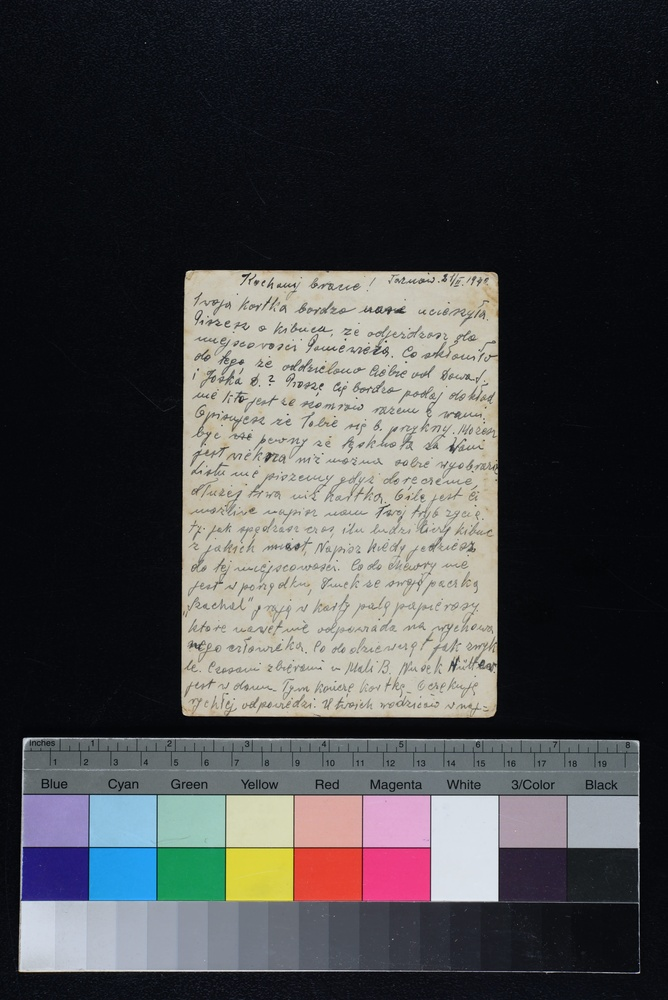
#> input picture images/00006.JPG, 668 x 1000 px, shrunk from 4016 x 6016 before the run; its folder holds only this picture in this run
$ python cl.py
#> lines starting #> are read from the running program, lines starting #| are printed output that depends on the picture; after the words box and inside, x2 and y2 are one past the last pixel; in counts of white or black regions, pixels touching at a corner belong together
import os
from PIL import Image
import numpy as np

def process_image(file_path):
#> called with file_path = 'images/00006.JPG'
    try:
        # Open the image
        img = Image.open(file_path)
#> img is the input picture: PIL image 668x1000 RGB; mean R, G, B 71.2, 71.3, 72.4

        # Convert to grayscale
        img_gray = img.convert('L')
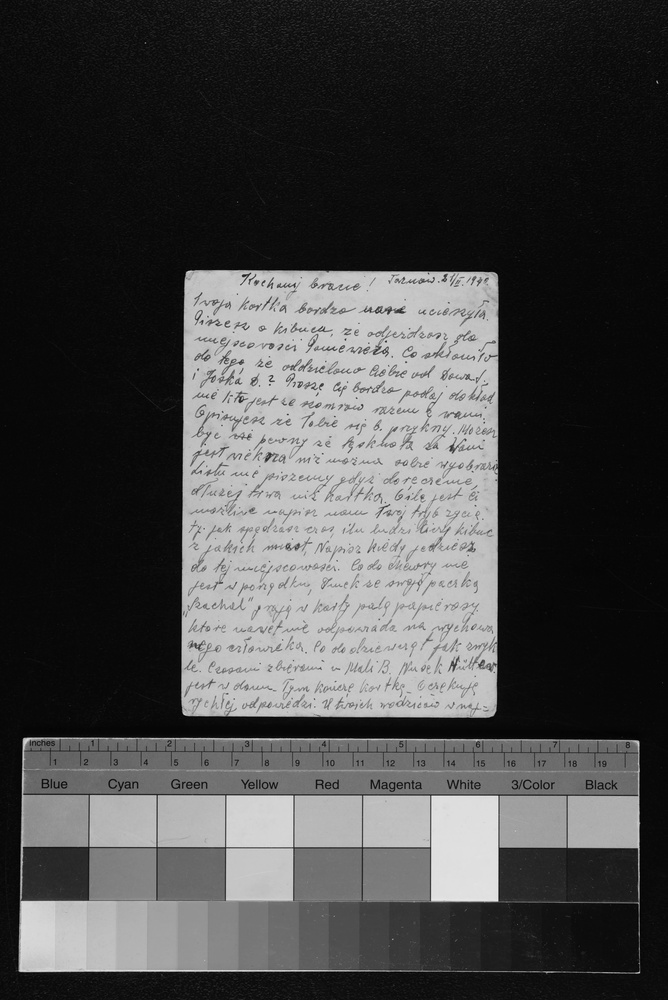
#> img_gray: PIL image 668x1000 L; min 0, max 242, mean 71.3

        # Convert to numpy array
        img_array = np.array(img_gray)

        # Find the bounding box of non-zero pixels
        non_zero = img_array > 0
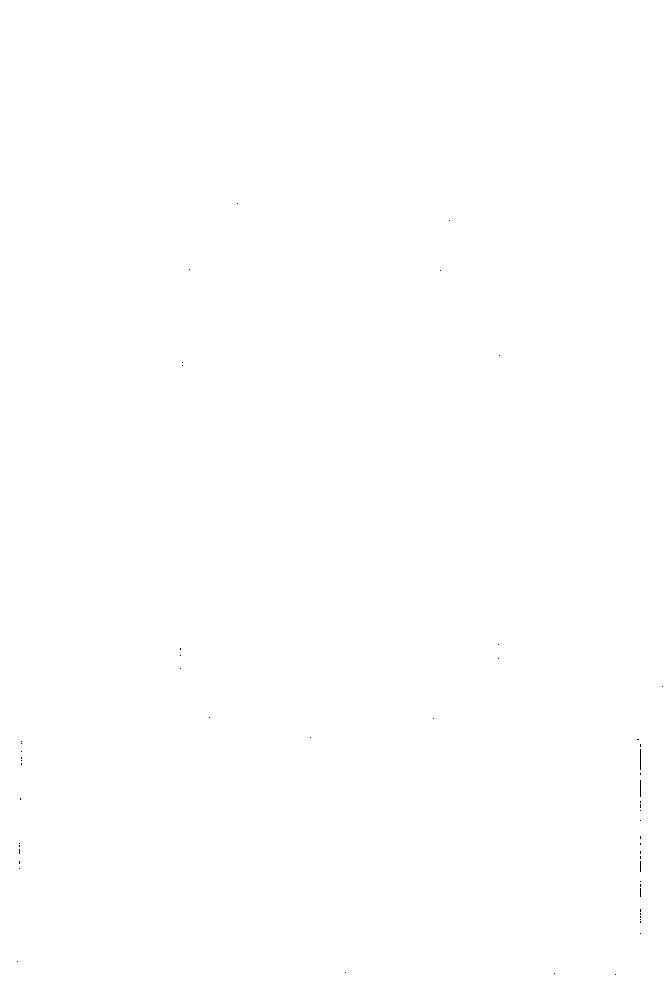
#> non_zero: shape (1000, 668) bool; 100% white; black in thin lines or dots, all inside (x1, y1, x2, y2) = (17, 203, 663, 975)
        rows = np.any(non_zero, axis=1)
        cols = np.any(non_zero, axis=0)
        rmin, rmax = np.where(rows)[0][[0, -1]]
#> rmin = 0; rmax = 999
        cmin, cmax = np.where(cols)[0][[0, -1]]
#> cmin = 0; cmax = 667

        # Crop the image
        cropped = img.crop((cmin, rmin, cmax+1, rmax+1))

        # Create a mask for the upper contour
        mask = np.zeros_like(img_array)
        for x in range(cmin, cmax+1):
            y = np.argmax(img_array[:, x] > 0)
            if y > 0:
                mask[y:, x] = 255
#> mask: shape (1000, 668); every value is 0

        # Apply the mask to the cropped image
        mask_cropped = mask[rmin:rmax+1, cmin:cmax+1]
        result = Image.fromarray(np.bitwise_and(np.array(cropped), mask_cropped[:, :, np.newaxis]))
#> result: PIL image 668x1000 RGB; every value is 0

        return img, result

    except Exception as e:
        print(f"Error processing {file_path}: {str(e)}")
        return None, None

def main():
    input_folder = 'images'
    output_folder = 'output'

    # Check if input folder exists
    if not os.path.exists(input_folder):
        print(f"Error: Input folder '{input_folder}' does not exist.")
        return

    # Create output folder if it doesn't exist
    try:
        os.makedirs(output_folder, exist_ok=True)
    except Exception as e:
        print(f"Error creating output folder: {str(e)}")
        return

    # List all files in the input folder
    all_files = os.listdir(input_folder)
    jpg_files = [f for f in all_files if f.lower().endswith('.jpg')]

    if not jpg_files:
        print(f"No JPG files found in '{input_folder}'. Files found: {all_files}")
        return

    for filename in jpg_files:
        input_path = os.path.join(input_folder, filename)
        output_path = os.path.join(output_folder, f'cropped_{filename}')

        original, cropped = process_image(input_path)

        if original is None or cropped is None:
            continue

        print(f"Processing {filename}:")
        print(f"Original size: {original.size[0]}x{original.size[1]} pixels")
#| Original size: 668x1000 pixels
        print(f"Cropped size: {cropped.size[0]}x{cropped.size[1]} pixels")
#| Cropped size: 668x1000 pixels

        try:
            cropped.save(output_path)
            print(f"Saved cropped image to {output_path}")
        except Exception as e:
            print(f"Error saving {output_path}: {str(e)}")

        print()

if __name__ == "__main__":
    main()

$ run again, on images/00039.JPG
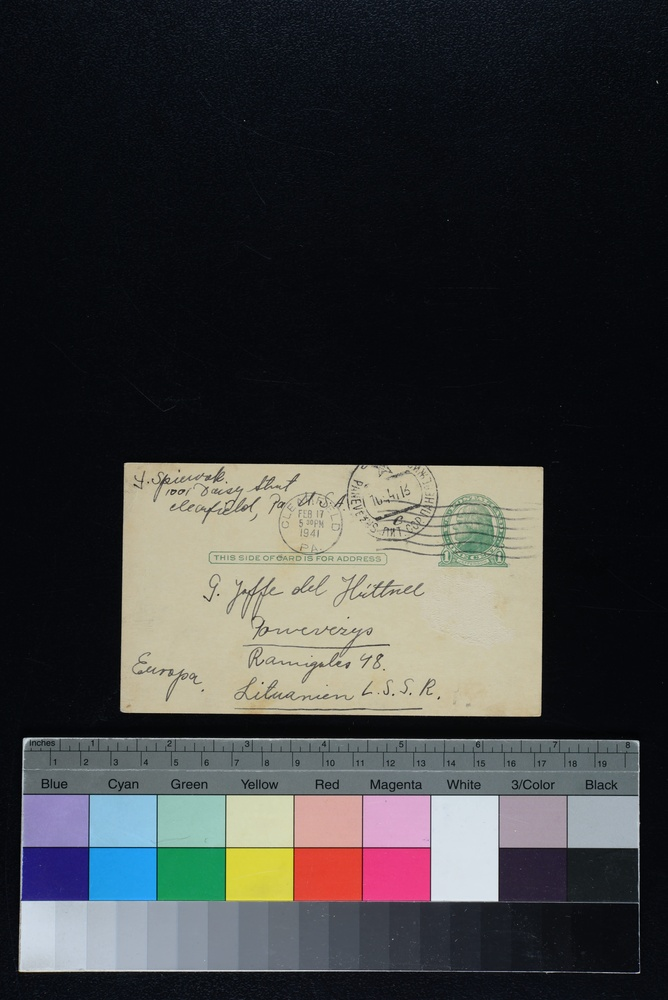
#> input picture images/00039.JPG, 668 x 1000 px, shrunk from 4016 x 6016 before the run
#> in process_image, img is the input picture: PIL image 668x1000 RGB; mean R, G, B 60.8, 61.5, 61.5
#> in process_image, `img_gray = img.convert('L')`:
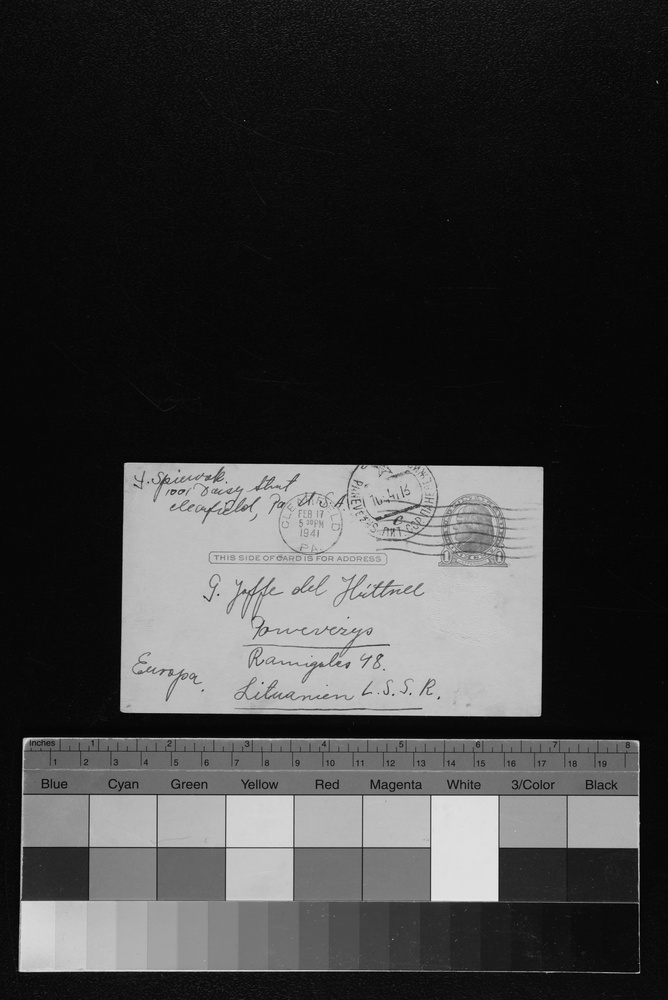
#> img_gray: PIL image 668x1000 L; min 0, max 239, mean 61.3
#> non_zero: shape (1000, 668) bool; 100% white; black in thin lines or dots, all inside (x1, y1, x2, y2) = (17, 220, 641, 974)
#> rmin = 0; rmax = 999
#> cmin = 0; cmax = 667
#> result: PIL image 668x1000 RGB; every value is 0
#| Original size: 668x1000 pixels
#| Cropped size: 668x1000 pixels

$ run again, on images/00043.JPG
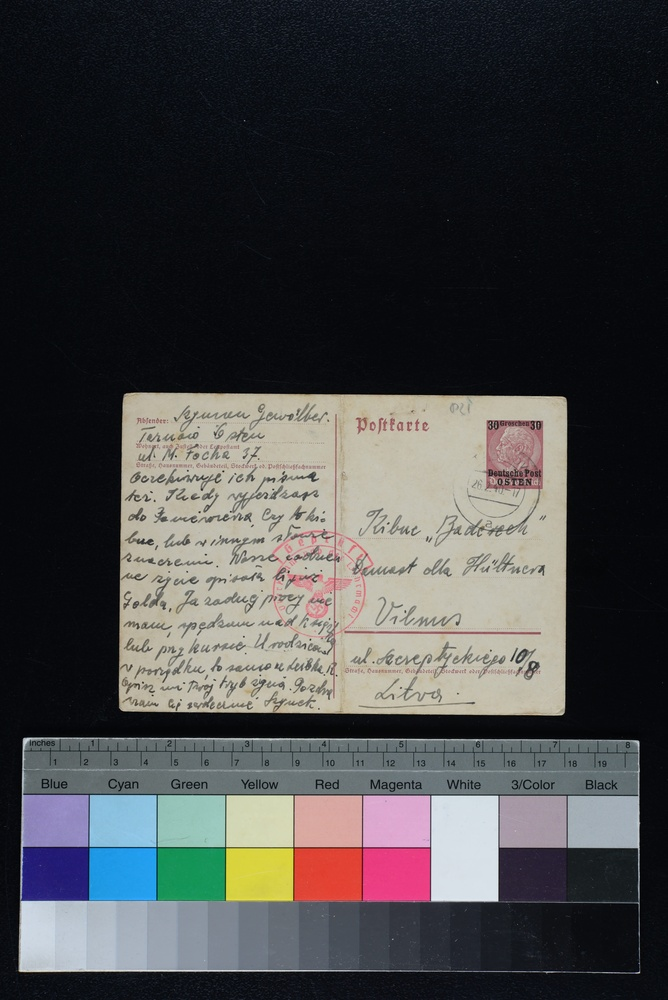
#> input picture images/00043.JPG, 668 x 1000 px, shrunk from 4016 x 6016 before the run
#> in process_image, img is the input picture: PIL image 668x1000 RGB; mean R, G, B 69.6, 69.6, 70.4
#> in process_image, `img_gray = img.convert('L')`:
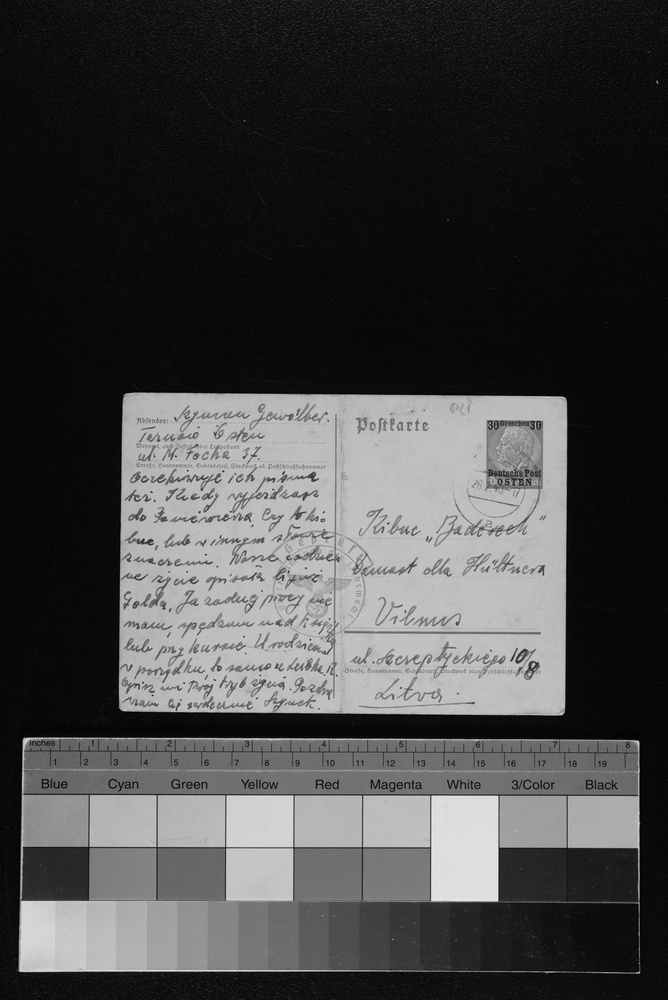
#> img_gray: PIL image 668x1000 L; min 0, max 241, mean 69.6
#> non_zero: shape (1000, 668) bool; 100% white; black in thin lines or dots, all inside (x1, y1, x2, y2) = (18, 391, 641, 975)
#> rmin = 0; rmax = 999
#> cmin = 0; cmax = 667
#> result: PIL image 668x1000 RGB; every value is 0
#| Original size: 668x1000 pixels
#| Cropped size: 668x1000 pixels
